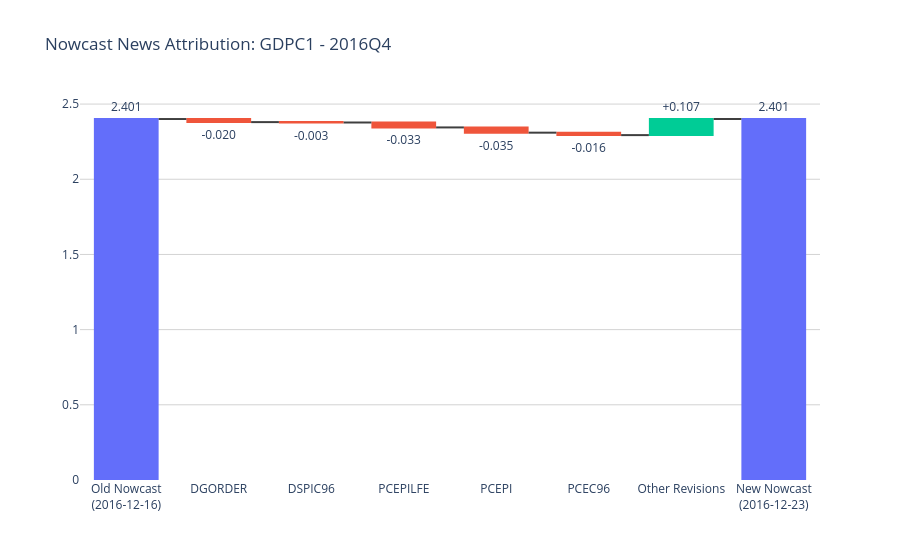

Notebook code cell kept with this figure:
### Code cell
from dfm_sp import sp_update_nowcast , Options

series = "GDPC1"
period = "2016q4"
# 
vintage_old = "2016-12-16"
vintage_new = "2016-12-23"
sample_start = "2000-01-01"
country = "US"
spec_file_name = "Spec_US_example.xls"
max_iter = 5000

options_baseline = Options(

    vintage=vintage_old,
    max_iter=max_iter,
    spec_file_name=spec_file_name,
    threshold=1e-4,
    country=country,
    sample_start=sample_start,
    use_cache=True,
)

result_dict = sp_update_nowcast(options_baseline, vintage_new, series, period)

### Figure 1 — Plotly figure (JSON) as saved in the notebook; plotly's stock layout.template omitted (floating-point values rounded to 4 significant figures)
{"data": [{"connector": {"line": {"color": "rgb(63, 63, 63)"}}, "decreasing": {"marker": {"color": "#EF553B"}}, "increasing": {"marker": {"color": "#00CC96"}}, "measure": ["absolute", "relative", "relative", "relative", "relative", "relative", "relative", "total"], "name": "News", "orientation": "v", "text": ["2.401", "-0.020", "-0.003", "-0.033", "-0.035", "-0.016", "+0.107", "2.401"], "textposition": "outside", "totals": {"marker": {"color": "#636EFA"}}, "type": "waterfall", "x": ["Old Nowcast<br>(2016-12-16)", "DGORDER", "DSPIC96", "PCEPILFE", "PCEPI", "PCEC96", "Other Revisions", "New Nowcast<br>(2016-12-23)"], "y": [2.401, -0.02049, -0.00258, -0.03278, -0.03487, -0.01622, 0.1072, 2.401]}], "layout": {"paper_bgcolor": "white", "plot_bgcolor": "white", "showlegend": false, "title": {"text": "Nowcast News Attribution: GDPC1 - 2016Q4"}, "waterfallgap": 0.3, "yaxis": {"gridcolor": "LightGray", "gridwidth": 1, "showgrid": true}}}
